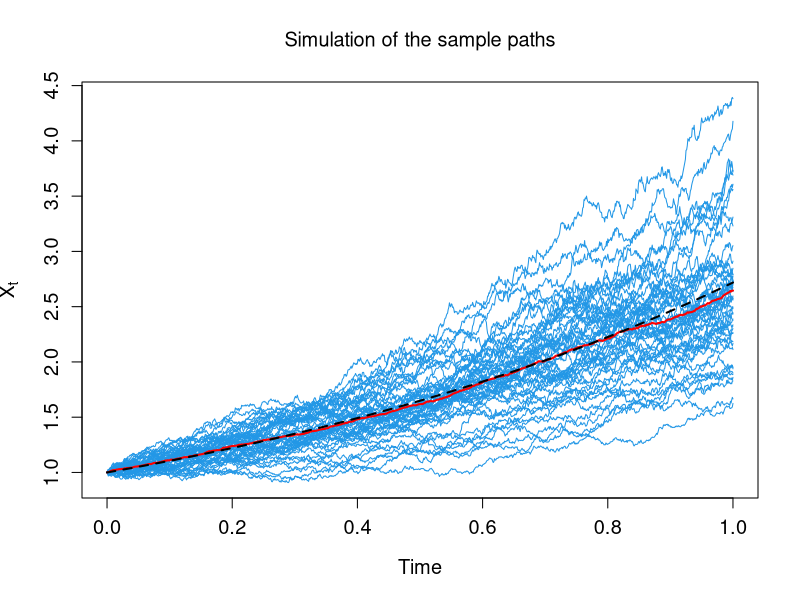

Source code (R):
################################################
#   Simulation of Geometric Brownian motion paths
#     SDE: dSt=mu*S_t*dt+sigma*S_t*dBt,
# where, S0>0, mu in R and sigma>0 (volatility)
# The unique solution of this SDE is obtained with Ito's formula as
# S_t=S0*exp((mu-0.5*sigma^2)*t+sigma*B_t)
# # Remark. 
# If X is an arithmetic Brownian motion with drift mu-0.5*sigma^2 and volatility sigma, then 
# S_t=S0*exp(X_t)
# ##
# Author : KACEF,M.A.
# ENSSEA, 2024
################################################
#                  Arguments 
################################################
# S0 start value of the process, i.e. S(0)=S0>0
# The sigma	the volatility of this is a strictly positive numerical value; for example, 0.25 means a volatility of 25%.
# [t0,T] Time interval.
# N number of simulated paths
# n number of points used to construct a one path of S
# Z is a vector of n random variables distributed as N(0,1)
################################################

gbm=function(n,N,t0,T,S0,mu,sigma,Z){
  delta=(T-t0)/n
  X=matrix(nrow=N,ncol=n+1)
  X[,1]=S0
  for(i in 1:N){
    for(j in 2:(n+1)){
      X[i,j]=X[i,j-1]+mu*X[i,j-1]*delta+sigma*X[i,j-1]*sqrt(delta)*Z[i,j-1]
    }}  
  return(X)
}

#########################################
#           Plot paths function
########################################
plot_paths=function(X,t0,T)
{
  dt=(T-t0)/n
  t=seq(t0,T,by=dt)
  plot(t,type="n",xlim=c(t0,T),ylim=c(min(X),max(X)),ylab=expression(X[t]),xlab="Time",main=expression("Simulation of the sample paths"),cex.lab=1.2,cex.axis=1.2)
  for (j in 1:N)
  {
    lines(t,X[j,],col="#2297E6")
  }
}
########################################
# Example of paths simulation of GBM
########################################
########################################

n=10^3
N=50
t0=0
T=1
dt=(T-t0)/n
S0=1
mu=1
sigma=0.25
Z=matrix(rnorm(N*n),nrow=N,ncol=n)
X=gbm(n,N,t0,T,S0,mu,sigma,Z)
plot_paths(X,t0,T)

#########################################
# Mean function of X
# #######################################
# Empirical mean function 
t=seq(t0,T,by=dt)
lines(t,colMeans(X),col='red',lwd=2) 
# Theorical mean function
m=function(t){S0*exp(mu*t)}
curve(m,from=t0,to=T,lwd=2,n=10^3,add=TRUE,lty=2)



